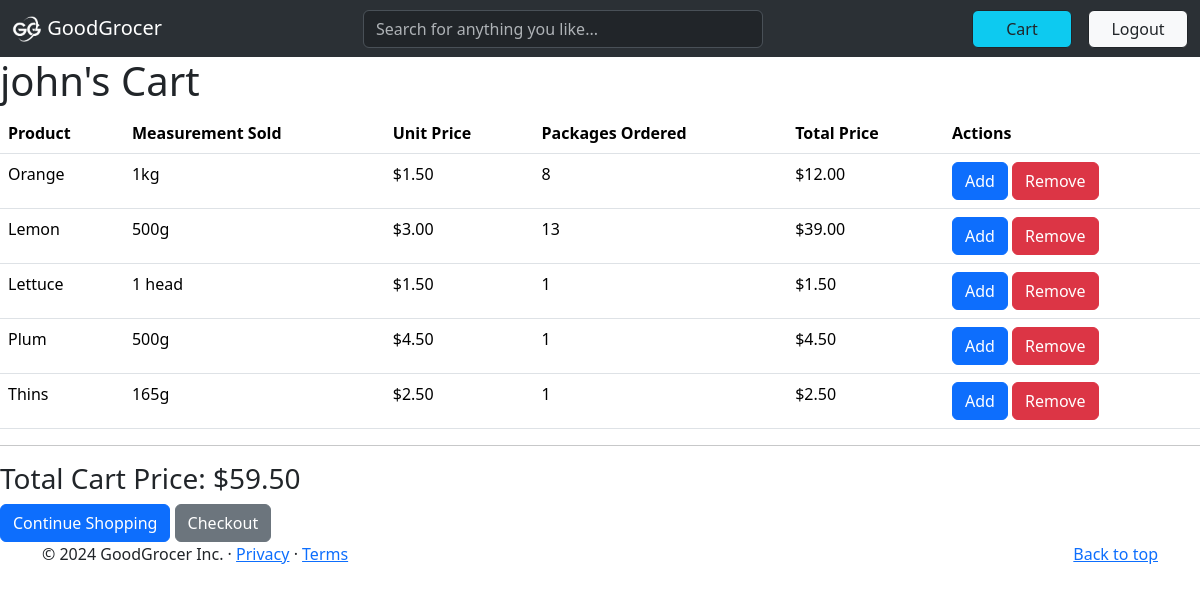
The page /cart/1 (signed in) on the database its author committed.
### home/models.py (models this page shows, shortened)
class CartItem(models.Model):
    cart = models.ForeignKey(Cart, on_delete=models.CASCADE)
    product = models.ForeignKey(productItem, on_delete=models.CASCADE)
    quantity = models.PositiveIntegerField(default=1)
    def total_price(self):
        return self.quantity * self.product.price

class productItem(models.Model):
    subcategory = models.ForeignKey(productSubcategory, on_delete=models.CASCADE)
    name = models.CharField(max_length=200)
    quantity = models.CharField(max_length=100)
    price = models.FloatField()
    onDeal = models.BooleanField(null=True, blank=True)
    imageTag = models.CharField(max_length=200)

### home/views.py (the view)
# urls.py: path('cart/<str:pk>', views.cartPage, name="cart"),
@login_required(login_url='login')
def cartPage(request, pk):
    givenUser = User.objects.get(id=pk)
    cart, created = Cart.objects.get_or_create(user=givenUser)
    cartItems = cart.cartitem_set.all()
    total_price = sum(item.total_price() for item in cartItems)
    context = {
        'cartItems': cartItems,
        'total_price': total_price,
    }
    return render(request, 'cart.html', context)

### templates/cart.html (shortened to what this page needs)
{% extends 'main.html' %}
{% load static %}
{% block body %}
<h1>{{request.user.username}}'s Cart</h1>
{% if cartItems %}
<table class="table">
    <thead>
        <tr>
            <th>Product</th>
            <th>Measurement Sold</th>
            <th>Unit Price</th>
            <th>Packages Ordered</th>
            <th>Total Price</th>
            <th>Actions</th>
        </tr>
    </thead>
    <tbody>
        {% for item in cartItems %}
        <tr>
            <td>{{item.product.name}}</td>
            <td>{{item.product.quantity}}</td>
            <td>${{item.product.price|floatformat:2}}</td>
            <td>{{item.quantity}}</td>
            <td>${{item.total_price|floatformat:2}}</td>
            <td>
                <a class="btn btn-primary" href="{% url 'addToCart' item.product.id %}" style="width: absolute;">Add</a>
                <a href="{% url 'removeFromCart' item.product.id %}" class="btn btn-danger">Remove</a>
            </td>
        </tr>
        {% endfor %}
    </tbody>
</table>
<hr>
<h3>Total Cart Price: ${{ total_price|floatformat:2 }}</h3>
<a class="btn btn-primary" href="{% url 'shop' %}">Continue Shopping</a>
<a class="btn btn-secondary" href="{% url 'checkout' %}">Checkout</a>
{% else %}
<h1>Your cart is empty.</h1>
<a class="btn btn-primary" href="{% url 'shop' %}">Start Shopping</a>
{% endif %}
{% endblock body %}

### rows shown on the page
CartItem: product.name "Orange", product.quantity "1kg", product.price "1.50", quantity "8", total_price "12.00"
CartItem: product.name "Lemon", product.quantity "500g", product.price "3.00", quantity "13", total_price "39.00"
CartItem: product.name "Lettuce", product.quantity "1 head", product.price "1.50", quantity "1", total_price "1.50"
CartItem: product.name "Plum", product.quantity "500g", product.price "4.50", quantity "1", total_price "4.50"
CartItem: product.name "Thins", product.quantity "165g", product.price "2.50", quantity "1", total_price "2.50"

### other values the page prints
{{ request.user.username }} "john"
{{ total_price|floatformat:2 }} "59.50"
